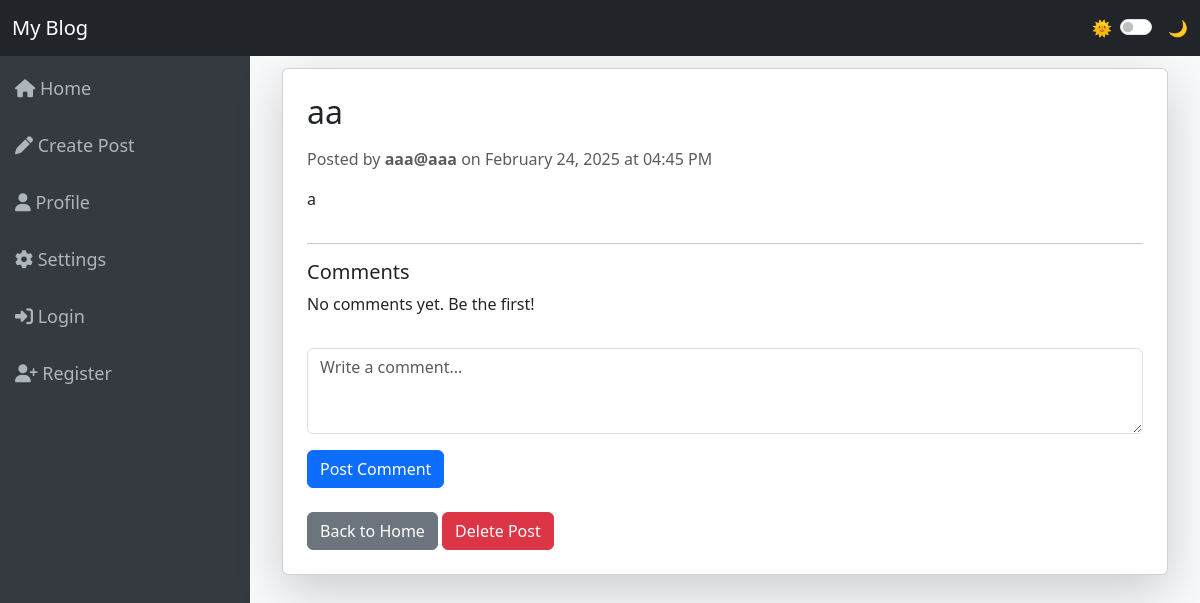
/blog/post/1, run on the app's committed database.
### app/models.py (models this page shows, shortened)
class BlogPost(db.Model):
    id = db.Column(db.Integer, primary_key=True)
    title = db.Column(db.String(100), nullable=False)
    content = db.Column(db.Text, nullable=False)
    date_posted = db.Column(db.DateTime, default=datetime.utcnow)  # New field for timestamp
    user_id = db.Column(db.Integer, db.ForeignKey('user.id'), nullable=False)  # Author ID
    user = db.relationship('User', backref='posts')  # Establish relationship

class User(UserMixin, db.Model):
    id = db.Column(db.Integer, primary_key=True)
    username = db.Column(db.String(150), nullable=False, unique=True)
    email = db.Column(db.String(150), nullable=False, unique=True)
    password = db.Column(db.String(150), nullable=False)

### app/routes/blog_routes.py (the view)
@bp.route('/post/<int:post_id>')
def view_post(post_id):
    post = BlogPost.query.get_or_404(post_id)
    return render_template('view_post.html', post=post)

### app/templates/view_post.html (shortened to what this page needs)
{% extends 'base.html' %}
{% block content %}
<div class="container mt-5">
    <div class="card shadow-lg p-4 light-mode">
        <h2 class="mb-3">{{ post.title }}</h2>
        <p class="text-muted">
            Posted by <strong>{{ post.user.username }}</strong> on {{ post.date_posted.strftime('%B %d, %Y at %I:%M %p') if post.date_posted else 'N/A' }}
        </p>
        <p>{{ post.content }}</p>
        <hr>
        <h5>Comments</h5>
        <div id="comments-section">
            <p>No comments yet. Be the first!</p>
        </div>
        <form id="comment-form" class="mt-3">
            <div class="mb-3">
                <textarea class="form-control" id="comment-input" rows="3" placeholder="Write a comment..." required></textarea>
            </div>
            <button type="submit" class="btn btn-primary">Post Comment</button>
        </form>
        <div class="mt-4">
            <a href="{{ url_for('blog.index') }}" class="btn btn-secondary">Back to Home</a>
            <form action="{{ url_for('blog.delete_post', post_id=post.id) }}" method="POST" style="display:inline-block;" onsubmit="return confirm('Are you sure you want to delete this post?');">
                <button type="submit" class="btn btn-danger">Delete Post</button>
            </form>
        </div>
    </div>
</div>
{% endblock %}

### app/templates/base.html (style rules this page uses)
body.light-mode { background-color: #f8f9fa; color: #212529; }
.card { transition: background-color 0.3s ease, color 0.3s ease; }
.card.light-mode { background-color: #ffffff; color: #212529; }

### data on the page
BlogPost: title "aa", date_posted "February 24, 2025 at 04:45 PM", content "a"
User: user.username "aaa@aaa"
